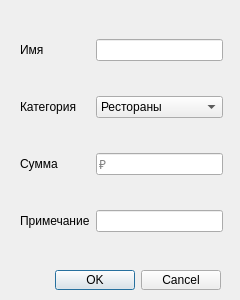
<?xml version="1.0" encoding="UTF-8"?>
<ui version="4.0">
 <class>Main_AddExpense</class>
 <widget class="QWidget" name="Main_AddExpense">
  <property name="geometry">
   <rect>
    <x>0</x>
    <y>0</y>
    <width>240</width>
    <height>300</height>
   </rect>
  </property>
  <property name="windowTitle">
   <string>Добавить в Расходы</string>
  </property>
  <widget class="QWidget" name="gridLayoutWidget">
   <property name="geometry">
    <rect>
     <x>20</x>
     <y>10</y>
     <width>203</width>
     <height>251</height>
    </rect>
   </property>
   <property name="font">
    <font>
     <pointsize>9</pointsize>
    </font>
   </property>
   <layout class="QGridLayout" name="gridLayout">
    <item row="1" column="0">
     <widget class="QLabel" name="label">
      <property name="font">
       <font>
        <pointsize>9</pointsize>
       </font>
      </property>
      <property name="text">
       <string>Категория</string>
      </property>
      <property name="alignment">
       <set>Qt::AlignLeading|Qt::AlignLeft|Qt::AlignVCenter</set>
      </property>
     </widget>
    </item>
    <item row="2" column="1">
     <widget class="QLineEdit" name="lineEdit_2">
      <property name="font">
       <font>
        <pointsize>9</pointsize>
       </font>
      </property>
      <property name="placeholderText">
       <string>₽</string>
      </property>
     </widget>
    </item>
    <item row="1" column="1">
     <widget class="QComboBox" name="comboBox">
      <property name="font">
       <font>
        <pointsize>9</pointsize>
       </font>
      </property>
      <item>
       <property name="text">
        <string>Рестораны</string>
       </property>
      </item>
      <item>
       <property name="text">
        <string>Образование</string>
       </property>
      </item>
      <item>
       <property name="text">
        <string>Кафе</string>
       </property>
      </item>
      <item>
       <property name="text">
        <string>Транспорт</string>
       </property>
      </item>
      <item>
       <property name="text">
        <string>Одежда</string>
       </property>
      </item>
      <item>
       <property name="text">
        <string>Продукты</string>
       </property>
      </item>
      <item>
       <property name="text">
        <string>Развлечения</string>
       </property>
      </item>
      <item>
       <property name="text">
        <string>Путешествия</string>
       </property>
      </item>
      <item>
       <property name="text">
        <string>Здоровье</string>
       </property>
      </item>
     </widget>
    </item>
    <item row="3" column="1">
     <widget class="QLineEdit" name="lineEdit_3">
      <property name="font">
       <font>
        <pointsize>9</pointsize>
       </font>
      </property>
     </widget>
    </item>
    <item row="0" column="1">
     <widget class="QLineEdit" name="lineEdit">
      <property name="font">
       <font>
        <pointsize>9</pointsize>
       </font>
      </property>
     </widget>
    </item>
    <item row="0" column="0">
     <widget class="QLabel" name="label_2">
      <property name="font">
       <font>
        <pointsize>9</pointsize>
       </font>
      </property>
      <property name="text">
       <string>Имя</string>
      </property>
      <property name="alignment">
       <set>Qt::AlignLeading|Qt::AlignLeft|Qt::AlignVCenter</set>
      </property>
     </widget>
    </item>
    <item row="2" column="0">
     <widget class="QLabel" name="label_3">
      <property name="font">
       <font>
        <pointsize>9</pointsize>
       </font>
      </property>
      <property name="text">
       <string>Сумма</string>
      </property>
      <property name="alignment">
       <set>Qt::AlignLeading|Qt::AlignLeft|Qt::AlignVCenter</set>
      </property>
     </widget>
    </item>
    <item row="3" column="0">
     <widget class="QLabel" name="label_4">
      <property name="font">
       <font>
        <pointsize>9</pointsize>
       </font>
      </property>
      <property name="text">
       <string>Примечание</string>
      </property>
      <property name="alignment">
       <set>Qt::AlignLeading|Qt::AlignLeft|Qt::AlignVCenter</set>
      </property>
     </widget>
    </item>
   </layout>
  </widget>
  <widget class="QDialogButtonBox" name="buttonBox">
   <property name="geometry">
    <rect>
     <x>20</x>
     <y>270</y>
     <width>201</width>
     <height>20</height>
    </rect>
   </property>
   <property name="font">
    <font>
     <pointsize>9</pointsize>
    </font>
   </property>
   <property name="standardButtons">
    <set>QDialogButtonBox::Cancel|QDialogButtonBox::Ok</set>
   </property>
  </widget>
 </widget>
 <resources/>
 <connections/>
</ui>
